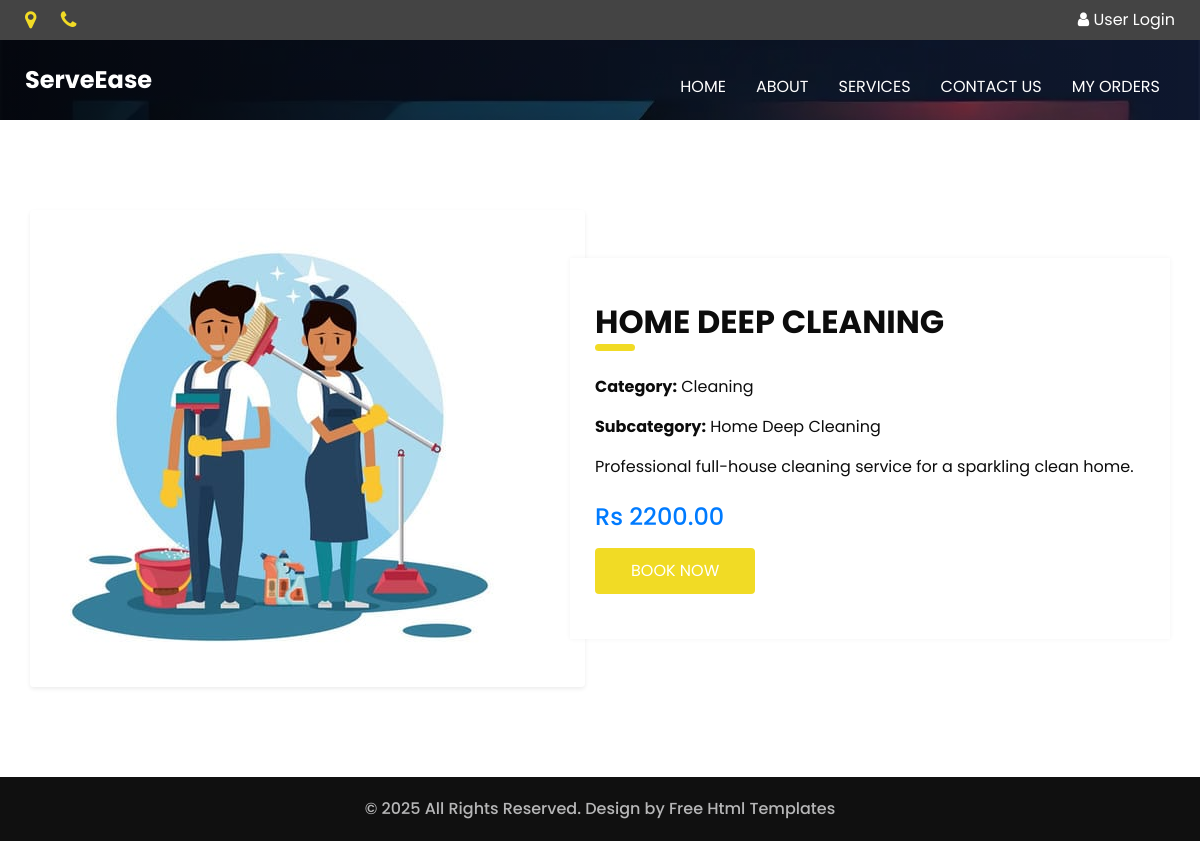
Page /website/servicedetails.php?q=10 on the committed database.
### tables this page shows
CREATE TABLE `services` (
  `id` int(11) NOT NULL,
  `servicename` varchar(255) NOT NULL,
  `category` int(11) NOT NULL,
  `subcategory` int(11) NOT NULL,
  `description` text NOT NULL,
  `price` decimal(10,2) NOT NULL,
  `duration` varchar(50) NOT NULL,
  `image` varchar(255) DEFAULT NULL
);

CREATE TABLE `categories` (
  `id` int(11) NOT NULL,
  `name` varchar(100) NOT NULL
);

CREATE TABLE `subcategories` (
  `id` int(11) NOT NULL,
  `category_id` int(11) DEFAULT NULL,
  `name` varchar(100) NOT NULL
);

### website/servicedetails.php (the view, shortened to what this page needs)
<!DOCTYPE html>
<html>
<head>
  <link rel="stylesheet" type="text/css" href="css/bootstrap.css" />
  <link href="css/style.css" rel="stylesheet" />
  <link href="css/responsive.css" rel="stylesheet" />
</head>
<body class="sub_page">
  <div class="hero_area">
    <div class="hero_bg_box">
      <div class="img-box">
        <img src="images/hero-bg2.jpg" alt="">
      </div>
    </div>
        <?php include ('includes/header.php')?>
  </div>
  <?php
        $q = $_GET['q'];
        $selectquery = "
            SELECT
          services.*,
          categories.name AS category_name,
          subcategories.name AS subcategory_name
            FROM
          services
            LEFT JOIN
          categories ON services.category = categories.id
            LEFT JOIN
          subcategories ON services.subcategory = subcategories.id
            WHERE
          services.id = '$q'
        ";
        $res = mysqli_query($con, $selectquery);
        $row = mysqli_fetch_assoc($res);
?>
<section class="about_section layout_padding">
    <div class="container">
        <div class="row">
            <div class="col-md-6">
                <div class="box shadow-sm rounded overflow-hidden">
                    <div class="img-box">
                        <img src="<?php echo UPLOAD_IMAGE_PATH . 'servicee/' . $row['image']; ?>" alt="<?php echo $row['servicename']; ?>" class="img-fluid">
                    </div>
                </div>
            </div>
            <div class="col-md-6">
                <div class="detail-box">
                    <div class="heading_container mb-3">
                        <h2 class="fw-bold">
                            <?php echo $row['servicename']; ?>
                        </h2>
                    </div>
                    <p><strong>Category:</strong> <?php echo $row['category_name']; ?></p>
                    <p><strong>Subcategory:</strong> <?php echo $row['subcategory_name']; ?></p>
                    <p class="mt-3"><?php echo $row['description']; ?></p>
                    <h4 class="text-primary fw-bold mt-4">Rs <?php echo $row['price']; ?></h4>
                    <div class="btn-box mt-3">
                        <a href="confirmbooking.php?q=<?php echo $row['id']; ?>" class="btn btn-primary">
                            Book Now
                        </a>
                    </div>
                </div>
            </div>
        </div>
    </div>
</section>
  <footer class="container-fluid footer_section">
    <p>
      &copy; <span id="currentYear"></span> All Rights Reserved. Design by
      <a href="https://html.design/">Free Html Templates</a>
    </p>
  </footer>
</body>
</html>

### website/css/style.css (style rules this page uses)
body { font-family: "Poppins", sans-serif; color: #0c0c0c; background-color: #ffffff; }
.layout_padding { padding-top: 90px; padding-bottom: 90px; }
.heading_container { display: -webkit-box; display: -ms-flexbox; display: flex; -webkit-box-orient: vertical; -webkit-box-direction: normal; -ms-flex-direction: column; flex-direction: column; }
.heading_container h2 { position: relative; font-weight: bold; text-transform: uppercase; padding-bottom: 10px; }
.heading_container h2::before { content: ""; width: 40px; height: 7px; background-color: #f1db25; border-radius: 10px; position: absolute; bottom: 0; left: 0; }
.hero_area { min-height: 100vh; display: -webkit-box; display: -ms-flexbox; display: flex; -webkit-box-orient: vertical; -webkit-box-direction: normal; -ms-flex-direction: column; flex-direction: column; position: relative; }
.hero_bg_box { position: absolute; top: 0; left: 0; width: 100%; height: 100%; overflow: hidden; z-index: -1; display: -webkit-box; display: -ms-flexbox; display: flex; -webkit-box-pack: center; -ms-flex-pack: center; justify-content: center; }
.hero_bg_box .img-box { width: 100%; }
.hero_bg_box .img-box img { min-width: 100%; min-height: 100%; }
.hero_bg_box::before { content: ""; position: absolute; top: 0; left: 0; width: 100%; height: 100%; background: -webkit-gradient(linear, left top, right top, from(rgba(0, 0, 0, 0.8)), to(rgba(0, 0, 0, 0.35))); background: linear-gradient(to right, rgba(0, 0, 0, 0.8), rgba(0, 0, 0, 0.35)); }
.sub_page .hero_area { min-height: auto; }
a, a:hover, a:focus { text-decoration: none; }
.btn, .btn:focus { outline: none !important; -webkit-box-shadow: none; box-shadow: none; }
.about_section .row { -webkit-box-align: center; -ms-flex-align: center; align-items: center; }
.about_section .detail-box { background-color: #ffffff; padding: 45px 25px; -webkit-box-shadow: 0 0 5px 0 rgba(0, 0, 0, 0.05); box-shadow: 0 0 5px 0 rgba(0, 0, 0, 0.05); position: relative; margin-left: -45px; }
.about_section .detail-box p { margin-top: 5px; }
.about_section .detail-box a { display: inline-block; padding: 10px 35px; background-color: #f1db25; color: #ffffff; -webkit-transition: all 0.3s; transition: all 0.3s; border: 1px solid transparent; text-transform: uppercase; }
.footer_section { font-weight: 500; display: -webkit-box; display: -ms-flexbox; display: flex; -webkit-box-pack: center; -ms-flex-pack: center; justify-content: center; padding: 20px; background-color: #101010; }
.footer_section p { color: rgba(254, 254, 255, 0.7); margin: 0; text-align: center; }
.footer_section a { color: rgba(254, 254, 255, 0.7); }

### website/css/responsive.css (style rules this page uses)
@media (min-width: 1200px) { .container { max-width: 1170px; } }

### rows in the picture
services: image (picture), servicename "HOME DEEP CLEANING", category.name "Cleaning", subcategory.name "Home Deep Cleaning", description "Professional full-house cleaning service for a sparkling clean home.", price "2200.00"
